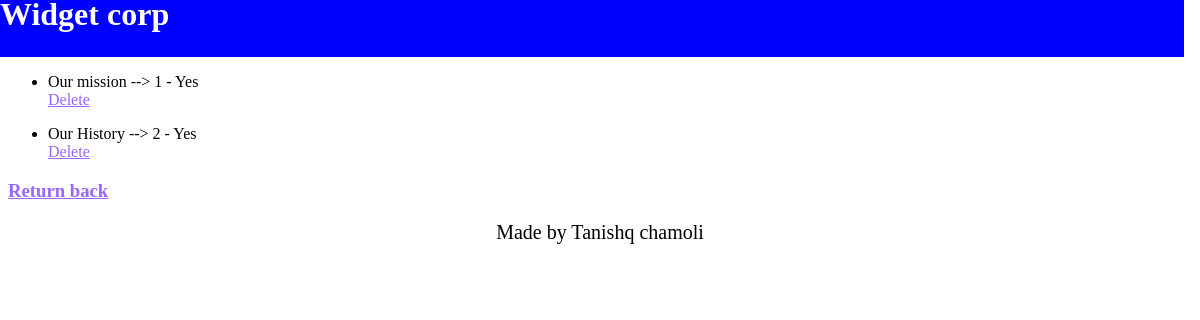
The app's page /display_pagesofsubjectid.php?id=1 (signed in) with its own data.
### tables this page shows
CREATE TABLE `pages` (
  `id` int(11) NOT NULL,
  `subject_id` int(11) NOT NULL,
  `menu_name` varchar(100) NOT NULL,
  `position` int(11) NOT NULL,
  `visible` varchar(50) NOT NULL,
  `content` varchar(500) NOT NULL
);

### display_pagesofsubjectid.php (the view, shortened to what this page needs)
<?php
	include "header.php";
?>
<?php
	$id = $_GET["id"];
	$conn = mysqli_connect('localhost','tanishq','tanishq','project');
	$sql = "SELECT * FROM pages WHERE subject_id ='$id'";
	$result = mysqli_query($conn,$sql);
	$ans = mysqli_fetch_all($result,MYSQLI_ASSOC);
?>
<?php foreach ($ans as $value) {
 		?>
			<ul>
				<li>
				<?php
				echo htmlspecialchars($value['menu_name']);
				?>
				-->
				<?php  echo htmlspecialchars($value['position']);
				 ?>
				-
				<?php
				echo htmlspecialchars($value['visible']);
				?>
				<br>
				<a href="delete_pagewithid.php?id=<?php echo $value['id']; ?>">Delete</a>
				</li>
			</ul>
		<?php } ?>
<h3><a href="display_subjectpages.php">Return back</a></h3>
<?php include "footer.php"; ?>

### header.php (style rules this page uses)
a { color: #9966ff; }

### records on screen
pages: menu_name "Our mission", position "1", visible "Yes"
pages: menu_name "Our History", position "2", visible "Yes"
